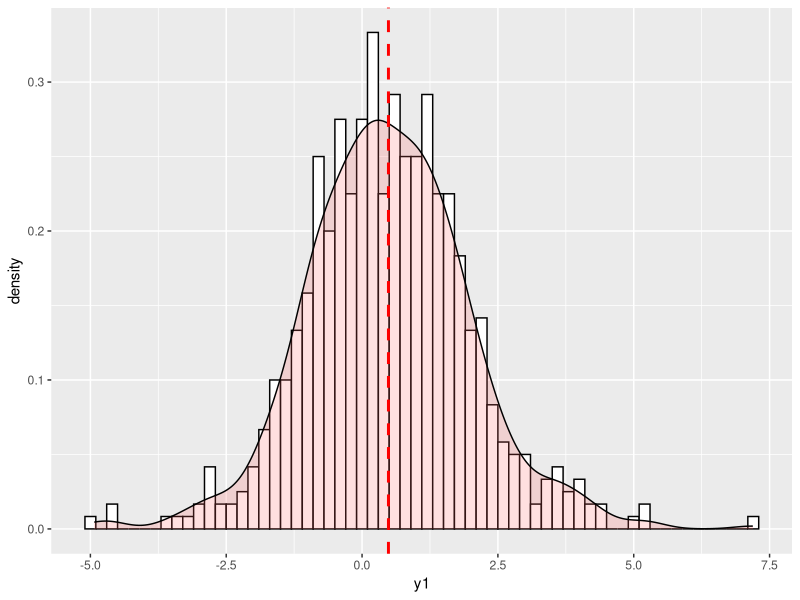
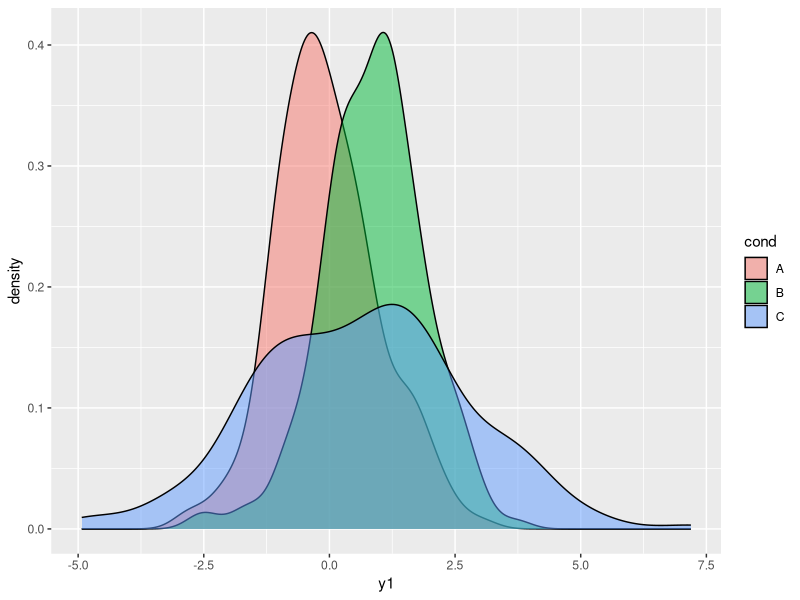
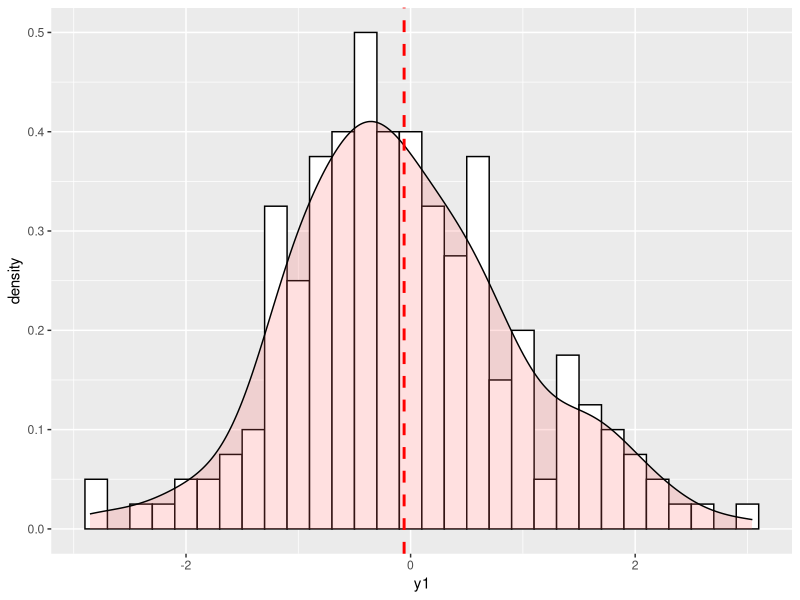
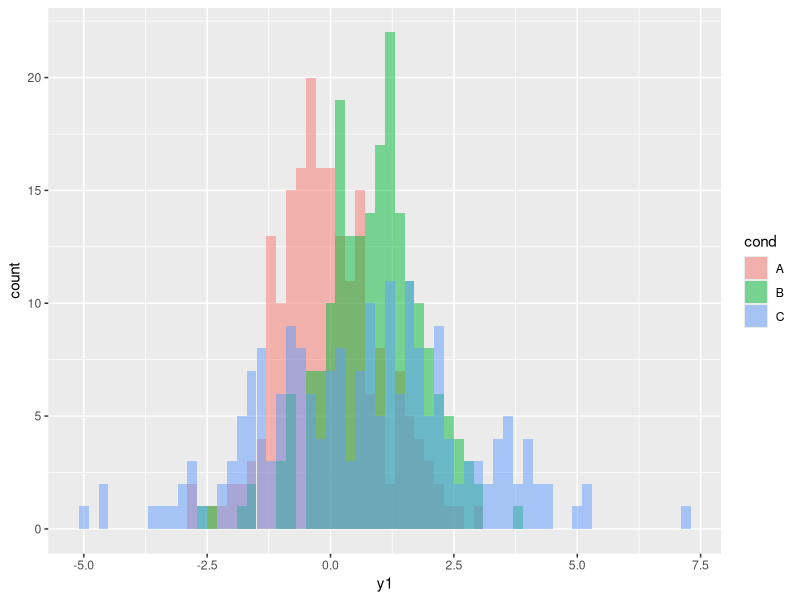
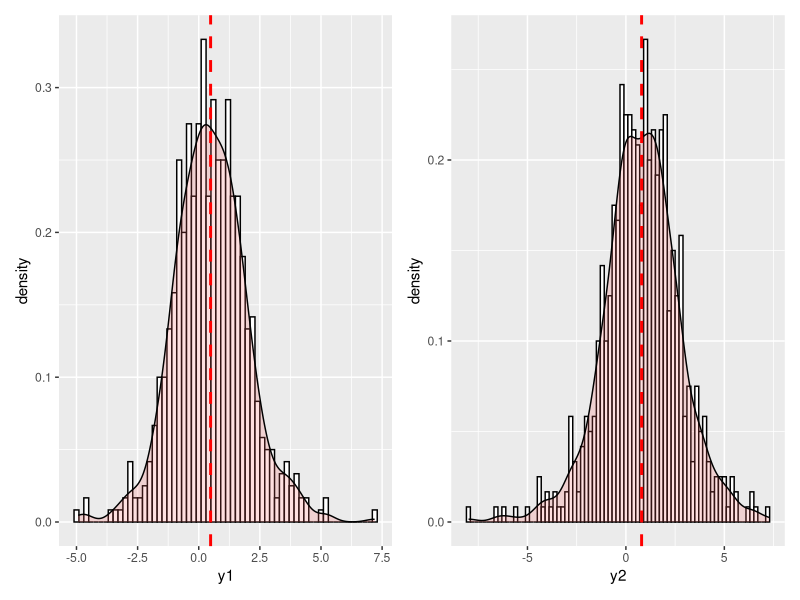
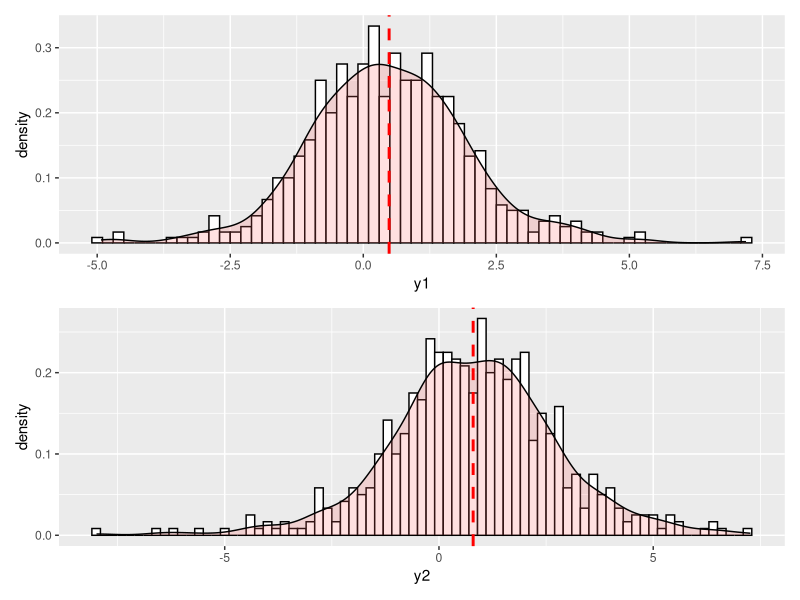
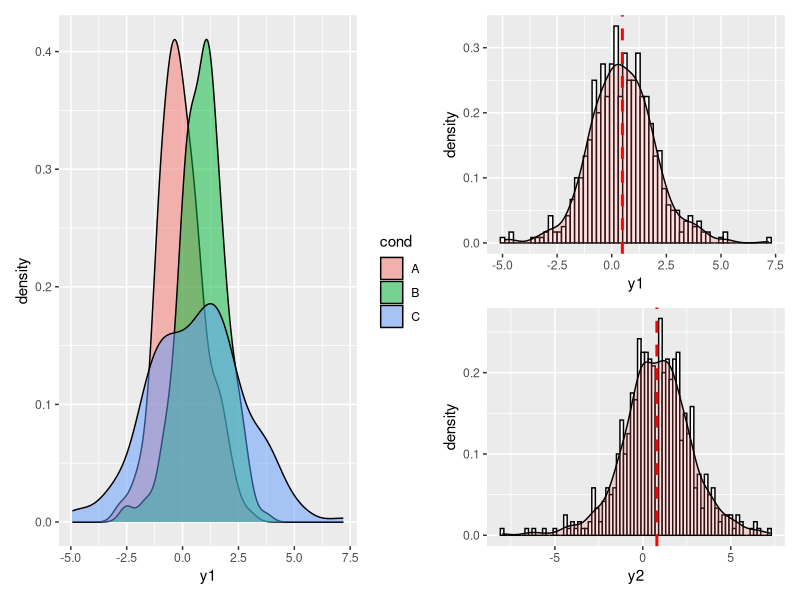
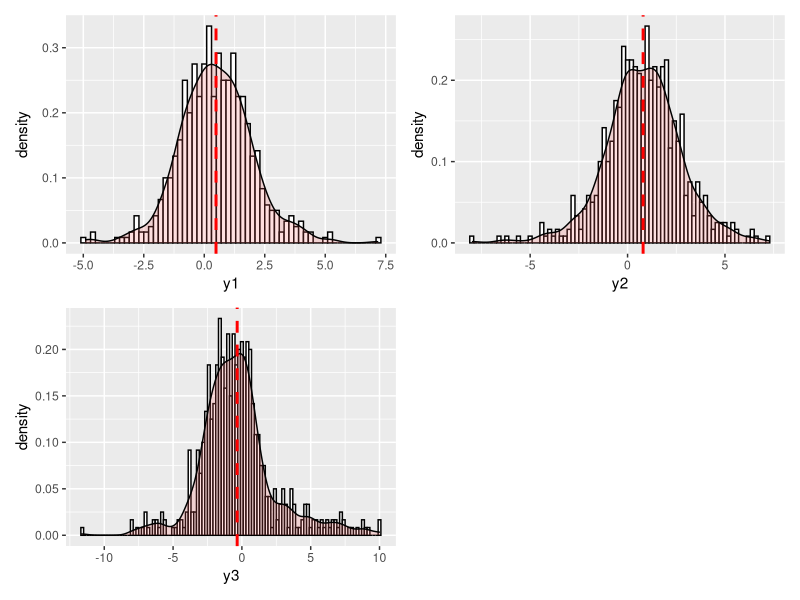

Write R code to recreate these figures, in order.
library(ggplot2) # Used to draw the plots
library(patchwork) # Used to combine plots after they've been drawn

# Create example data -------------------------------------
# This creates 200 samples of normally distributed random data for 3 parameters in 2 conditions
# This is just here to provide example data to experiment with using the code
set.seed(1234)
dat <- data.frame(cond = factor(rep(c("A", "B", "C"), each = 200)), 
                  y1 = c(rnorm(200), rnorm(200, mean = 0.8), rnorm(200, mean = 0.8, sd = 2)),
                  y2 = c(rnorm(200), rnorm(200, mean = 1.8), rnorm(200, mean = 0.8, sd = 3)),
                  y3 = c(rnorm(200), rnorm(200, mean = -1.8), rnorm(200, mean = 0.8, sd = 4))
                  )

## Overlay Distribution graph ====================================================================
single_dist <- function(d, # The data frame to graph (required)
                         colm, # The column name within the data frame (required)
                         colm_line_col ="black", # The colour of the lines around the columns
                         colm_fill_col = "white", # The fill colour of the columns
                         show_mean = TRUE, 
                         mean_col = "red", 
                         mean_line_type = "dashed", 
                         mean_line_size = 1,
                         show_density = TRUE,
                         density_fill_col = "#FF6666", # The fill colour of the kernel density curve
                         density_fill_transp = 0.2, # The transparency of the kernel density curve
                         bin_wid = 0.2 # bin width
) {
    plt <- ggplot(d, aes(x = .data[[colm]])) + 
    geom_histogram(aes(y = ..density..),      # Histogram with density instead of count on y-axis
                   binwidth = bin_wid,
                   colour = colm_line_col, fill = colm_fill_col) +
    if (show_density == TRUE) {
      geom_density(alpha = density_fill_transp, fill = density_fill_col)  # Overlay with transparent density plot
    } 
    if (show_mean == TRUE) {
      plt <- plt + 
        geom_vline(aes(xintercept = mean(.data[[colm]], na.rm = TRUE)),   # Ignore NA values for mean
                   color = mean_col, linetype = mean_line_type, size = mean_line_size)
    }
plt
}

# Example calls to single distribution function -------------

# It is a good idea to assign names to the graph objects (e.g the first example creates
# an object called 'g1'). 
# To view the graph, type the object's name into the console, For example:
# > g1
# Giving the graph a name allows them to be combined later (see last section)

# Graph a single column
g1 <- single_dist(dat, "y1")

# Graph a single column for data where a condition is met
g2 <- single_dist(subset(dat, cond == "A"), "y1")

# Graph a range of columns 
g3 <- lapply(as.list(colnames(dat[2:4])), single_dist, d = dat)

# Graph all columns except a range (first 2 columns)
g4 <- lapply(as.list(colnames(dat[-1:-2])), single_dist, d = dat)

# Graph selected columns by column index
g5 <- lapply(as.list(colnames(dat[c(2, 3)])), single_dist, d = dat)

# Graph selected columns by column names
g6 <- lapply(as.list(colnames(dat[c("y1", "y3")])), single_dist, d = dat)

# Graph selected columns by column names for data where a condition is met
g7 <- lapply(as.list(colnames(dat[c("y1", "y3")])), single_dist, d = subset(dat, cond == "A"))

# Graph columns with custom settings (see function for full list of settings)
g8 <- lapply( # apply function to a list
  as.list(colnames(dat[-1:-1])), # All except the first column
  single_dist, # name of function to call
  d = dat, # Name of data frame (dat)
  # specify custom settings for certain aesthetic characteristics
  density_fill_col = "blue", 
  density_fill_transp = 0.1,
  show_mean = FALSE # Don't show mean
  )  

# Grouped histograms ==================================================
grouped_hist <- function(d, # The data frame to graph (required)
                        colm, # The column name within the data frame to graph (required)
                        grp_colm, # The column name within the data frame to group data by (required)
                        bin_wid = 0.2, # bin width
                        density_fill_transp = 0.5,
                        pos = "identity"
) {
  ggplot(dat, aes(x = .data[[colm]], fill = .data[[grp_colm]])) + 
    geom_histogram(binwidth = bin_wid, alpha = density_fill_transp, position = pos)
}

# Grouped density plots ==================================================
grouped_density <- function(d, # The data frame to graph (required)
                        colm, # The column name within the data frame to graph (required)
                        grp_colm, # The column name within the data frame to group data by (required)
                        bin_wid = 0.2, # bin width
                        density_fill_transp = 0.5,
                        pos = "identity"
) {
  ggplot(dat, aes(x = .data[[colm]], fill = .data[[grp_colm]])) + 
    # + geom_density(alpha=.3)
    geom_density(alpha = density_fill_transp, position = pos)
}


# Example calls to multi distribution functions -------------
# These are exactly the same as for the single plots but the grouping column must also be specified

# Graph a single column as a histogram
g9 <- grouped_hist(dat, "y1", "cond")

# Graph a single column as a density plot
g10 <- grouped_density(dat, "y1", "cond")

## Combining plots ========================================
# Plots can be combined by using the patchwork library

# Create base plots
p_y1 <- single_dist(dat, "y1")
p_y2 <- single_dist(dat, "y2")
p_y1_grp <- grouped_density(dat, "y1", "cond")

# Combine the plots
p_new1 <- p_y1 + p_y2 # Plots with automatic layout
p_new2 <- p_new1 + plot_layout(nrow = 2) # Plots with set number of rows
p_new3 <- (p_y1_grp | p_y1 / p_y2) # # Plots with set column ('|') and row ('/') breaks

# Combine plots created on several columns at once -------------------

# Create base plots
p_all <-  lapply(as.list(colnames(dat[2:4])), single_dist, d = dat)
p_all_grp <-  lapply(as.list(colnames(dat[2:4])), grouped_density, d = dat, grp_colm = "cond")

# Plots within the group can be used by placing the column index number within double square brackets
# Note that the column index number is that of the list of plots not necessarily the original data frame
# column indexes. For example, in 'p_all' the columns used started at 2 so p_all[[1]] is the plot of the 
# data in column 2 in the original data frame

# Plot using subplots from a list of plots
p_new4 <- p_all[[1]] + p_all[[2]]  + p_all[[3]] + plot_layout(ncol = 2) 

# Plot using subplots from a list of plots with defined layout and 'guides = "collect"' used so that the 
# key is not repeated
p_new5 <- (p_all_grp[[1]] | p_all_grp[[2]]  / p_all_grp[[3]]) + plot_layout(ncol = 2, guides = "collect") 

